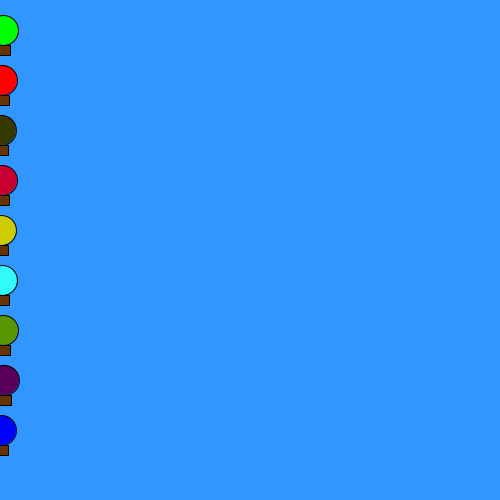
Frame 1 (no input)
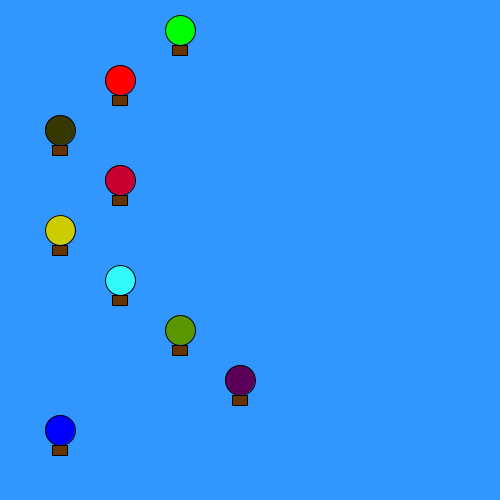
Frame 60 (the mouse pressed at the canvas centre just before this capture)
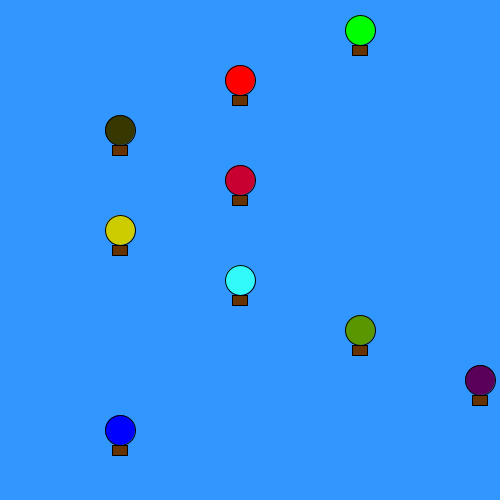
Frame 120 (the mouse held since frame 60 and released just before this capture)

The Processing sketch that drew these frames (run headless with seeded random() and noise(); from frame 60 on, the mouse is pressed at the canvas centre):

// Processing sketch: processing_137938
// ── processing_137938.pde

Car myCar1;
Car myCar2;
Car myCar3;
Car myCar4;
Car myCar5;
Car myCar6;
Car myCar7;
Car myCar8;
Car myCar9;

void setup() {
  size(500,500);
  myCar1 = new Car(color(255,0,0),0,100,2);
  myCar2 = new Car(color(0,0,255),0,450,1);
  myCar3 = new Car(color(0,255,0),0,50,3);
  myCar4 = new Car(color(55,55,0),0,150,1);
  myCar5 = new Car(color(200,0,50),0,200,2);
  myCar6 = new Car(color(204,204,0),0,250,1);
  myCar7 = new Car(color(51,250,250),0,300,2);
  myCar8 = new Car(color(90,150,0),0,350,3);
  myCar9 = new Car(color(90,0,90),0,400,4);
}

void draw()  {
  background(50,150,255);
  myCar1.move();
  myCar1.display();
  myCar2.move();
  myCar2.display();
  myCar3.move();
  myCar3.display();
  myCar4.move();
  myCar4.display();
  myCar5.move();
  myCar5.display();
  myCar6.move();
  myCar6.display();
  myCar7.move();
  myCar7.display();
  myCar8.move();
  myCar8.display();
  myCar9.move();
  myCar9.display();
}

class Car { 
  color c;
  float xpos;
  float ypos;
  float xspeed;
  
  Car(color tempC, float tempXpos, float tempYpos, float tempXspeed) {
    c = tempC;
    xpos = tempXpos;
    ypos = tempYpos;
    xspeed = tempXspeed;
  }
  
void display() {
  stroke(2);
  fill(c);
  rectMode(CENTER);
  ellipse(xpos,ypos-20,30,30);
  fill(102,51,0);
  rect(xpos,ypos,15,10);
 
}

void move() {
  xpos = xpos + xspeed;
  if (keyPressed) {
    xpos = 0;
  }
} 
}
